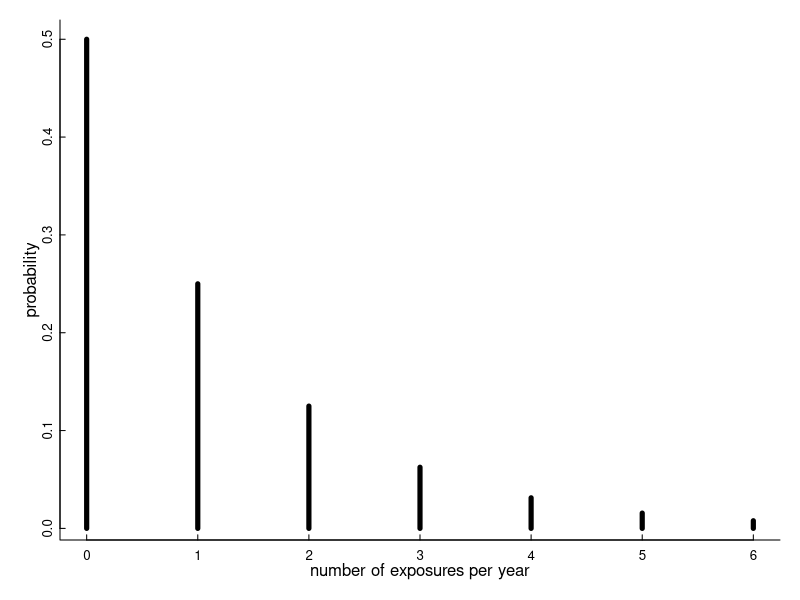
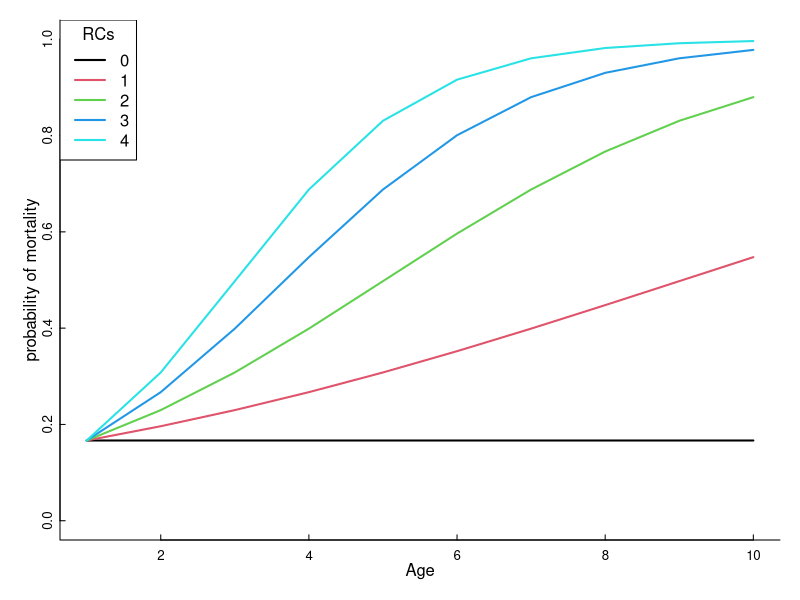
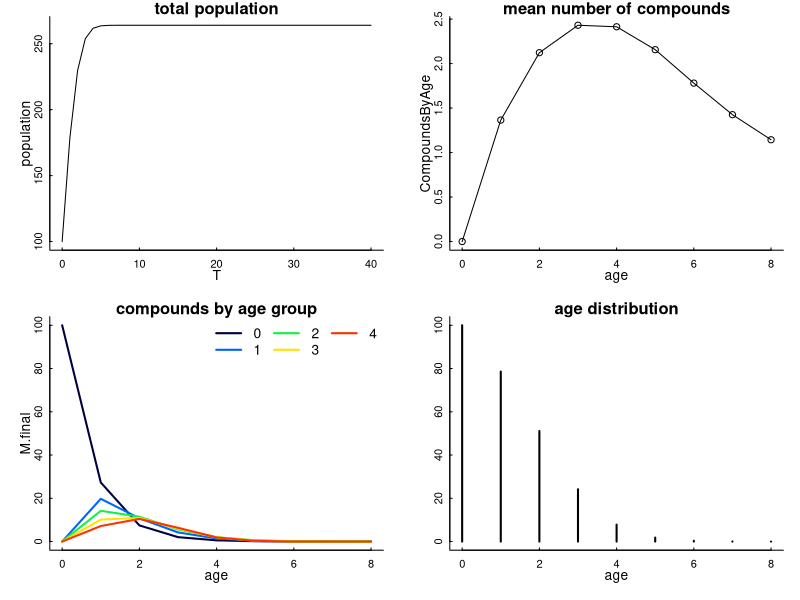

Reproduce these figures in R, in order.

## Attempting to learn something about mortality from AR-age curves
## 2023-09-14

#### Elie's inital experimenting ####

library(magrittr)

# Exposure occurs as a negative binomial process with rate $\gamma$, so $P(C_{i,t+1} = k) = NegBinom(1 - \gamma)$, where $C_{i,t}$ refers to the number of compounds individual $i$ is exposed to by time $t$.  Just to give an idea, with a probability of annual contact $\gamma = 0.2$
par(mfrow=c(1,1))
par(bty = "l", mar = c(3,3,1,1), bty = "l", mgp= c(1,.2,0), 
    tck = 0.01, cex.axis = .8)
gamma <- 0.5
plot(0:6, 
     dnbinom(0:6, prob = 1-gamma, size = 1), type = "h", lwd = 5, ylab = "probability",
     xlab = "number of exposures per year")

# Mortality depends on exposure.  INTERESTINGLY, it also has to depend on an interaction between exposure and age(!)  I have a relatively simple two parameter model, but the AGE bit should probably be included as another parameter.
par(bty = "l", mar = c(3,3,1,1), bty = "l", mgp= c(1,.2,0), tck = 0.01, cex.axis = .8)
age.max <- 10; c.max <- 5
mu <- 0.2; beta <- 0.2

expit <- function(x) exp(x)/(1+exp(x))
exposure.matrix <- matrix(0:(c.max-1), nrow = age.max, ncol = c.max, byrow = TRUE)
age.matrix <- matrix(0:(age.max-1), nrow = age.max, ncol = c.max, byrow = FALSE)
mortality.matrix <- expit( log(mu) + beta * exposure.matrix * age.matrix)

matplot(mortality.matrix, type = "l", pch = 1, col = 1:5, lty = 1, lwd = 2, xlab = "Age", ylab = "probability of mortality", ylim = c(0,1))
legend("topleft", col = 1:c.max, legend = 1:c.max-1, lwd = 2, title = "RCs")


# In this model, animals with no exposure have a constant annual mortality of 10% through their adult life (actually not a terrible assumption).  But the more rodenticide they've been exposed to, the higher the mortality rate at higher ages. 

## Set up simulation
# basic paramaters
T <- seq(0, 40)
c.max <- 5
age.max <- 9
births <- 100

# rate of exposure
gamma <- .75

# parameters of mortality 
beta <- 0.2
mu <- .2

expit <- function(x) exp(x)/(1+exp(x))
exposure.matrix <- matrix(0:(c.max-1), nrow = age.max, ncol = c.max, byrow = TRUE)
age.matrix <- matrix(0:(age.max-1), nrow = age.max, ncol = c.max, byrow = FALSE)
mortality.matrix <- expit( log(mu) + beta * exposure.matrix * age.matrix)

# construct exposure transition probability matrix
gamma.vector <- dnbinom(1:c.max, 1, prob = 1 - gamma)
gamma.vector <- gamma.vector/(sum(gamma.vector))
gamma.matrix <- matrix(0, nrow = c.max, ncol = c.max)
for(i in 1:c.max) gamma.matrix[i,i:c.max] <- gamma.vector[1:(c.max - i  + 1)]
gamma.matrix <- gamma.matrix %>% apply(1, function(x) x/sum(x)) %>% t

#
M.total <- array(0, dim= c(length(T), age.max, c.max))
M.total <- provideDimnames(M.total, sep = "", base = list("t", "a", "c"))
M.total[1,1,1] <- births

i <- 2

for(i in 2:length(T)){
  M.old <- M.total[i-1,,]
  
  # First expose them (with transition matrix)    
  M.exposed <- apply(M.old, 1, '%*%', gamma.matrix) %>% t
  
  # next, age + die
  M.aged <- M.exposed
  M.aged[2:age.max,] <- M.exposed[1:(age.max-1),] * (1-mortality.matrix[-1,])
  
  # put into array
  M.total[i,,] <- M.aged
  
  # reset births
  M.total[i,1,] <- c(births, rep(0, c.max-1))
}

M.final <- M.total[length(T),,]
CompoundsByAge <- apply(M.final, 1, 
                        function(x) sum( (x/sum(x)) * (1:c.max-1)))

par(mfrow = c(2,2), mar = c(3,3,1,1), bty = "l", mgp= c(1,.25,0), 
    tck = 0.01, cex.axis = .8)
plot(T, apply(M.total, 1, sum), type = "l", lty = 1, main = "total population", 
     ylab = "population")

plot(0:(age.max-1), CompoundsByAge, 
     type = "o",  main = "mean number of compounds", xlab = "age")

matplot(0:(age.max-1), M.final, type = "l", lty = 1, lwd = 2, 
        col = gplots::rich.colors(c.max), xlab = "age", 
        main = "compounds by age group")

legend("topright", legend = 0:(c.max - 1), 
       col = gplots::rich.colors(c.max), lty = 1, lwd = 2,  ncol = 3, 
       bty = "n")

plot(0:(age.max-1), apply(M.final, 1, sum), type = "h", main = "age distribution", lwd = 2, xlab = "age", ylab = "")
